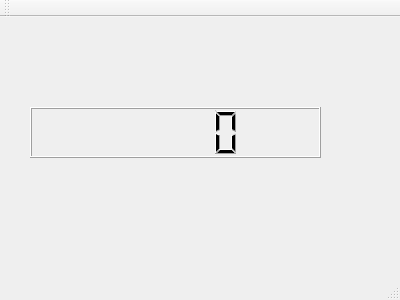
<?xml version="1.0" encoding="UTF-8"?>
<ui version="4.0">
 <class>MainWindow</class>
 <widget class="QMainWindow" name="MainWindow">
  <property name="geometry">
   <rect>
    <x>0</x>
    <y>0</y>
    <width>400</width>
    <height>300</height>
   </rect>
  </property>
  <property name="windowTitle">
   <string>MainWindow</string>
  </property>
  <widget class="QWidget" name="centralWidget">
   <widget class="QLCDNumber" name="lcdNumber">
    <property name="geometry">
     <rect>
      <x>30</x>
      <y>90</y>
      <width>291</width>
      <height>51</height>
     </rect>
    </property>
   </widget>
  </widget>
  <widget class="QMenuBar" name="menuBar">
   <property name="geometry">
    <rect>
     <x>0</x>
     <y>0</y>
     <width>400</width>
     <height>23</height>
    </rect>
   </property>
  </widget>
  <widget class="QToolBar" name="mainToolBar">
   <attribute name="toolBarArea">
    <enum>TopToolBarArea</enum>
   </attribute>
   <attribute name="toolBarBreak">
    <bool>false</bool>
   </attribute>
  </widget>
  <widget class="QStatusBar" name="statusBar"/>
 </widget>
 <layoutdefault spacing="6" margin="11"/>
 <resources/>
 <connections/>
</ui>
